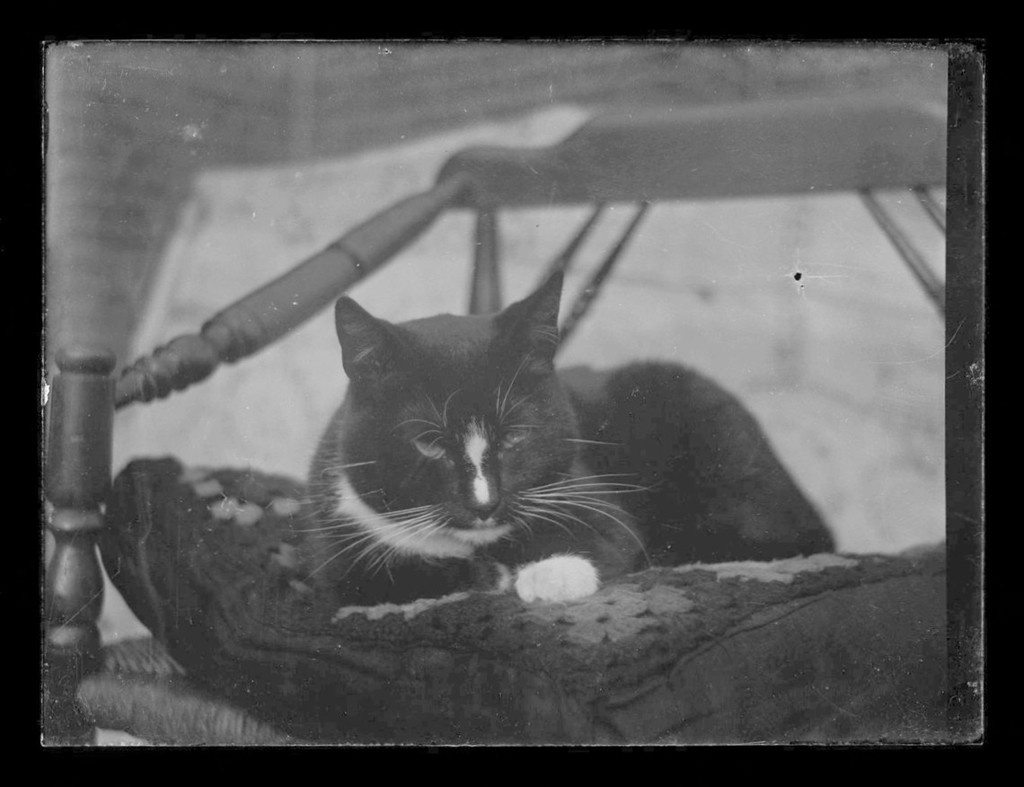
#> input picture report/assets/photos/cat-on-chair.jpg, 1024 x 787 px
$ python -i edits.py   (imports and definitions only)
#> lines starting #> are read from the running program, lines starting #| are printed output that depends on the picture
#> further down, picture is the input picture: PIL image 1024x787 RGB; min 0, max 255, mean 89.8
"""Controlled, plausible edits for the reference/target image pairs.

Pure image functions: each takes a PIL image (and, for the paste, a second one) plus a seeded
`random.Random`, and returns `(edited image, meta)`.  Nothing here reads or writes a file, and no
model is involved -- which is the point: the label of every pair is known because we made the edit.

Two rules run through all of it:

1. **The edit must not announce itself.**  Every paste, fill and recolour goes through a feathered
   mask, and the fill patch is taken from the same photograph, so lighting, grain and colour
   temperature already agree.  A hard rectangle would let a model answer "which one is the target"
   without looking at the content, and then the family would measure nothing.
2. **The edit must be one thing.**  A pair differs in exactly one respect, so "what changed" has
   one right answer.  The irrelevant edits (brightness, contrast, a small crop, a mirror, a tiny
   object in a corner) are the deliberate exception: they change the pixels everywhere but change
   nothing a person checking the scene would call a change.

`variance_map` is the small piece of machinery the rest rests on: a coarse local-detail map, used
to find a patch that probably holds an object (high detail) and a patch that is probably plain
background (low detail).  It is a heuristic, not a segmenter, and the pair README says so.
"""
from __future__ import annotations

from PIL import Image, ImageChops, ImageDraw, ImageEnhance, ImageFilter, ImageStat

RELEVANT_KINDS = ("add_object", "remove_object", "recolour_region", "hide_label")
PASTE_KINDS = ("add_object", "remove_object", "corner_object")   # the edits that need a donor
IRRELEVANT_KINDS = ("brightness", "contrast", "small_crop", "mirror", "corner_object")
EDIT_KINDS = RELEVANT_KINDS + IRRELEVANT_KINDS

# What each edit falsifies in the reference record used by `which_state_field_now_wrong`.
FALSIFIES = {
    "add_object": "no_new_items",
    "remove_object": "all_items_still_there",
    "recolour_region": "colours_as_before",
    "hide_label": "nothing_covered_or_blurred",
}

# Named colours with a representative RGB, for saying in words what colour a region is.
NAMED_RGB = {
    "red": (190, 40, 40), "orange": (225, 130, 35), "yellow": (225, 205, 60),
    "green": (70, 140, 70), "blue": (55, 95, 180), "purple": (120, 70, 160),
    "pink": (225, 150, 175), "brown": (125, 85, 55), "black": (30, 30, 30),
    "white": (240, 240, 240), "grey": (135, 135, 135), "beige": (215, 200, 170),
    "turquoise": (60, 170, 170), "navy": (30, 45, 95), "cream": (240, 230, 200),
    "burgundy": (110, 30, 45),
}
GRID = 32           # the variance map is GRID x GRID cells


# [9 lines left out: function colour_name, not called in this run]


def region_colour(img: Image.Image, box) -> str:
    return colour_name(ImageStat.Stat(img.crop(box)).mean)


def variance_map(img: Image.Image):
    """-> a GRID x GRID list of local detail scores (higher = more going on there)."""
    small = img.convert("L").resize((GRID * 2, GRID * 2), Image.BILINEAR)
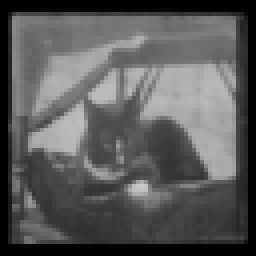
#> small: PIL image 64x64 L (shown 4 times larger); min 0, max 202, mean 89.8
    blurred = small.filter(ImageFilter.GaussianBlur(2))
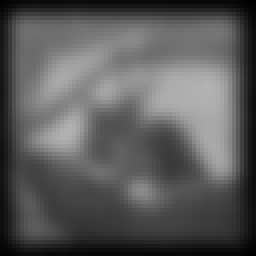
#> blurred: PIL image 64x64 L (shown 4 times larger); min 2, max 178, mean 89.6
    detail = ImageChops.difference(small, blurred).resize((GRID, GRID), Image.BOX)
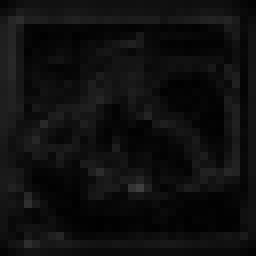
#> detail: PIL image 32x32 L (shown 8 times larger); min 1, max 62, mean 14.5
    pixels = list(detail.getdata())
#> pixels = 1024 values, max 62 at index 753, min 1 at index 133, mean 14.51
    return [pixels[y * GRID:(y + 1) * GRID] for y in range(GRID)]


# [339 lines left out: functions _cells_sorted, pick_region, feather, _match_luminance, is_colour_photo, cutout and 10 more, not called in this run]

>>> from PIL import Image
>>> picture = Image.open('../../../report/assets/photos/cat-on-chair.jpg')
>>> result = variance_map(picture)
#> result = 32 items
